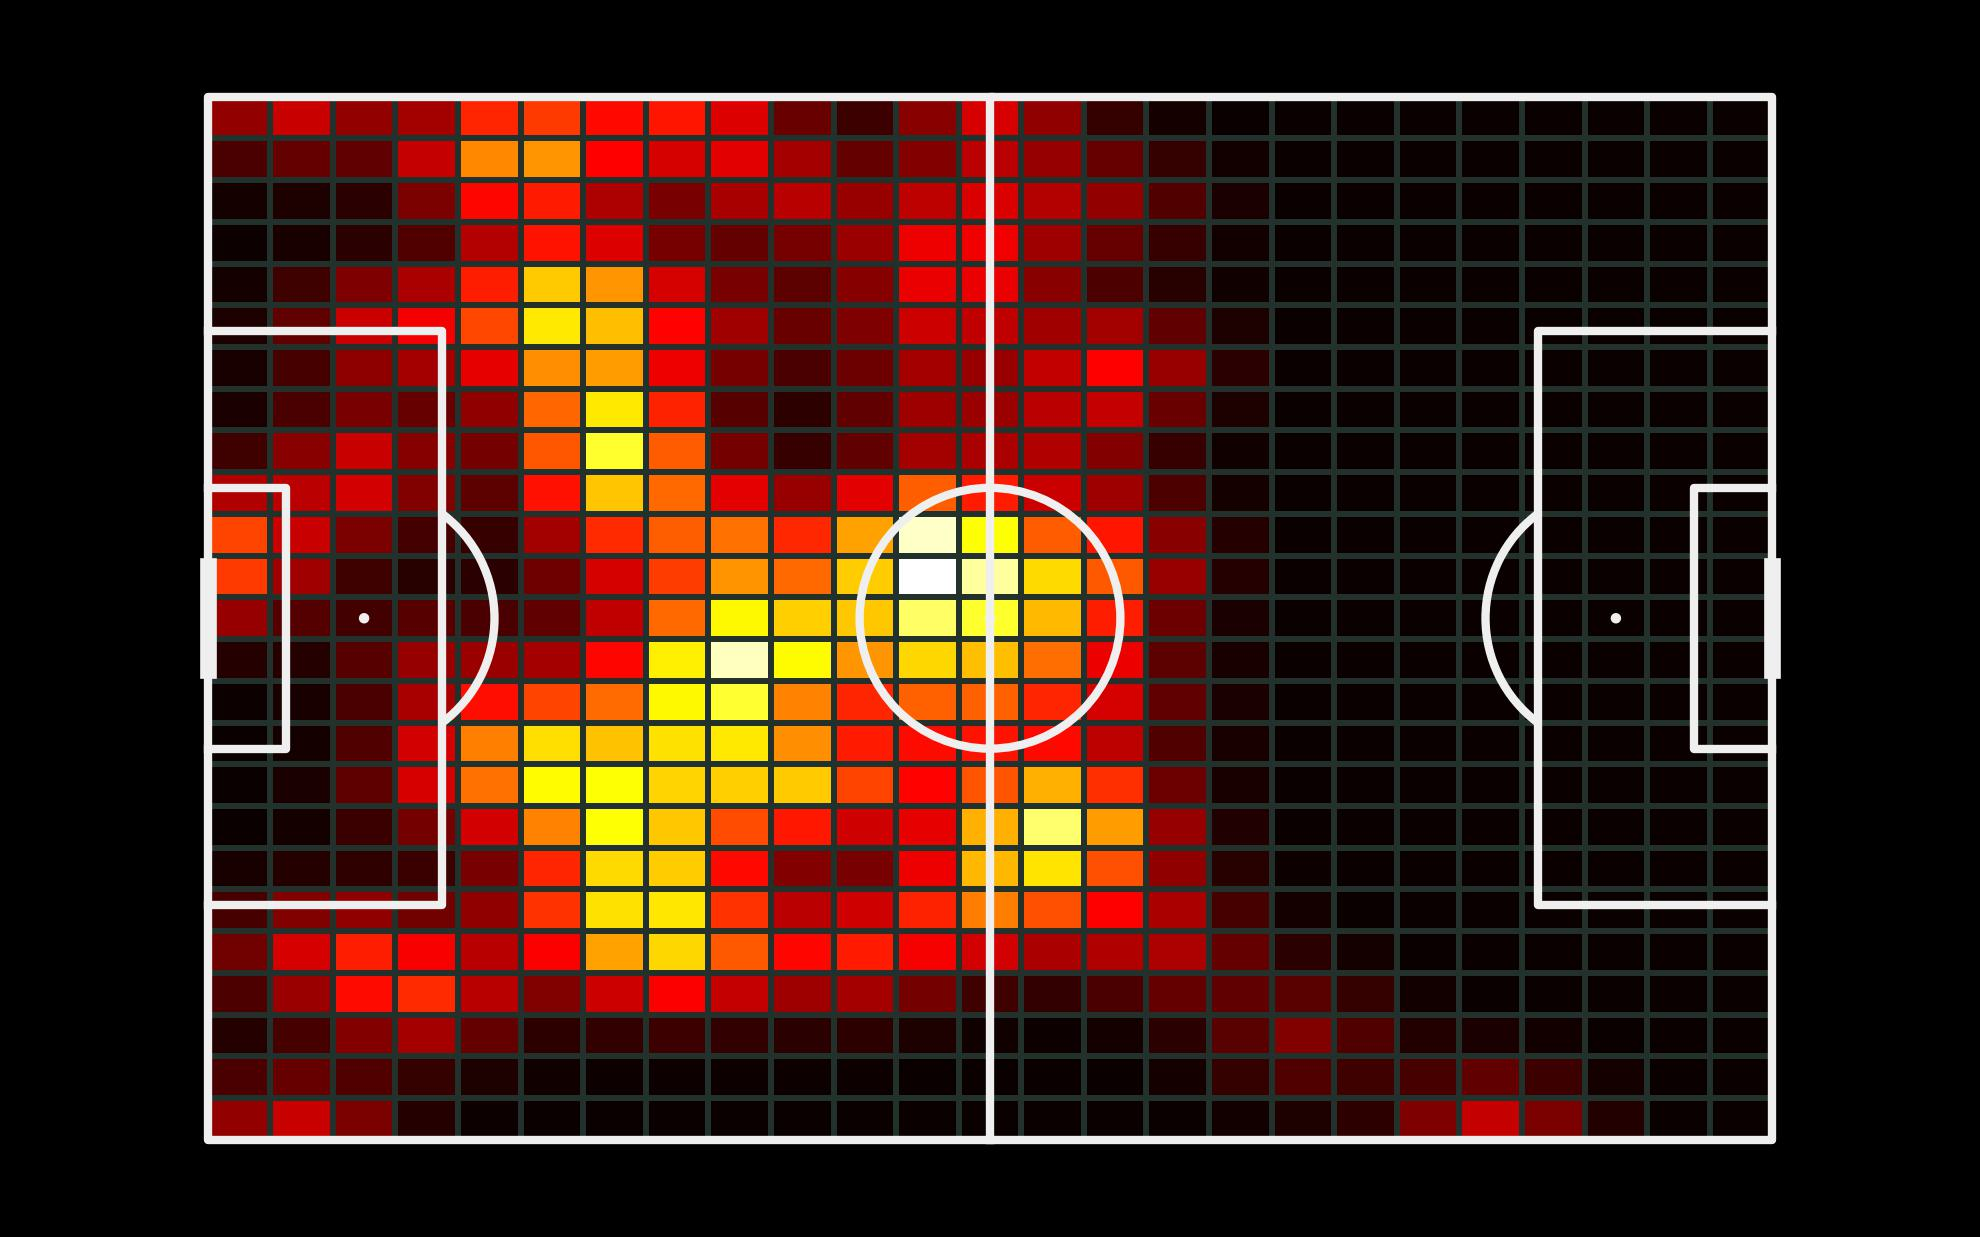

Here is the Python script that generated this plot:
#!/usr/bin/env python3
# -*- coding: utf-8 -*-
"""
Created on Mon Jan 22 15:12:24 2024

@author: damianesene
"""

import json
import time
import numpy as np
import pandas as pd
from bs4 import BeautifulSoup
from pydantic import BaseModel
from typing import List, Optional
from selenium import webdriver
from supabase import create_client, Client
from mplsoccer import Pitch, VerticalPitch
import matplotlib.pyplot as plt
import seaborn as sns
from scipy.ndimage import gaussian_filter
driver = webdriver.Chrome()

cj_url="https://www.whoscored.com/Matches/1729532/Live/England-Premier-League-2023-2024-Bournemouth-Liverpool"   


ch_driver=driver.get(cj_url)

soup = BeautifulSoup(driver.page_source, 'html.parser')

element = soup.select_one('script:-soup-contains("matchCentreData")')

matchdict = json.loads(element.text.split("matchCentreData: ")[1].split(",\n")[0])
home_team = matchdict['home']
lfc_players = home_team['players']
lfc_df = pd.DataFrame(lfc_players)
match_events = matchdict['events']
df= pd.DataFrame(match_events)
df.dropna(subset='playerId', inplace=True)

df = df.where(pd.notnull(df), None)

df = df.rename(
{
    'eventId': 'event_id',
    'expandedMinute': 'expanded_minute',
    'outcomeType': 'outcome_type',
    'isTouch': 'is_touch',
    'playerId': 'player_id',
    'endX': 'end_x',
    'endY': 'end_y',
    'blockedX': 'blocked_x',
    'blockedY': 'blocked_y',
    'goalMouthZ': 'goal_mouth_z',
    'goalMouthY': 'goal_mouth_y',
    'isShot': 'is_shot',
    'cardType': 'card_type',
    'isGoal': 'is_goal',
    'teamId': 'team_id'
},
axis=1
)

#Get the period name and type from period column
df['period_display_name'] = df['period'].apply(lambda x: x['displayName'])
df['type_display_name'] = df['type'].apply(lambda x: x['displayName'])
df['outcome_display_name'] = df['outcome_type'].apply(lambda x: x['displayName'])


#drop irrelevant columns
df.drop(columns=['period','type', 'outcome_type'], inplace=True)

#specify what columns you want
df = df[[
    'id','event_id', 'minute','second','team_id','player_id','x','y','end_x','end_y',
    'qualifiers', 'is_touch', 'blocked_x', 'blocked_y', 'goal_mouth_z','goal_mouth_y', 'is_shot',
    'card_type', 'is_goal', 'type_display_name', 'outcome_display_name', 'period_display_name'
]]


#convert columns to int data type
df[['id','event_id','minute','team_id','player_id']] = df[['id','event_id','minute','team_id','player_id']].astype(int)
df[['second', 'x', 'y','end_x','end_y' ]] = df[['second', 'x', 'y','end_x','end_y' ]].astype(float)
df[['is_shot','is_goal','card_type']]= df[['is_shot','is_goal','card_type']].astype(bool)

df['is_goal']=df['is_goal'].fillna(False)
df['is_shot']=df['is_shot'].fillna(False)
goal=df[(df["is_goal"]==True)]

maca_events = df[(df["player_id"]==345319)]



pitch = Pitch(pitch_type='statsbomb', line_zorder=2,
              pitch_color='black', line_color='#efefef')
# draw
fig, ax = pitch.draw(figsize=(6.6, 4.125))
fig.set_facecolor('black')

bin_statistic = pitch.bin_statistic((maca_events.x), 80-(maca_events.y), statistic='count', bins=(25, 25))
bin_statistic['statistic'] = gaussian_filter(bin_statistic['statistic'], 1)
pcm = pitch.heatmap(bin_statistic, ax=ax, cmap='hot', edgecolors='#22312b')
# Add the colorbar and format off-white
#cbar = fig.colorbar(pcm, ax=ax, shrink=0.6)
#cbar.outline.set_edgecolor('white')
#cbar.ax.yaxis.set_tick_params(color='#efefef')
#ticks = plt.setp(plt.getp(cbar.ax.axes, 'yticklabels'), color='#efefef')
#plt.title("Alexis MacAllister Heat Map v B'Mouth", c="white")

fig.savefig('/Users/damianesene/Desktop/statsbomb/maca_heatmap.jpg', dpi=300)